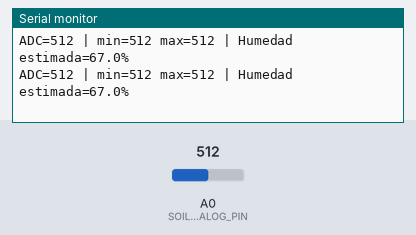
Bench run of a sketch on a simulated Arduino Uno, built with avr-gcc and run on an emulated ATmega328P. Shown: the last lines printed to the serial monitor. The inputs (shaded band) are chosen by the test bench; at power-on: A0 (SOIL_ANALOG_PIN) = 512.

Above: at 2.4 s.
2.5 s: A0 (SOIL_ANALOG_PIN) set to 716
At 3.06 s:
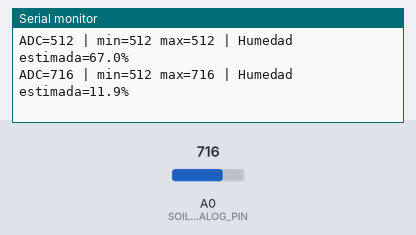
4.0 s: A0 (SOIL_ANALOG_PIN) set to 900
At 4.06 s:
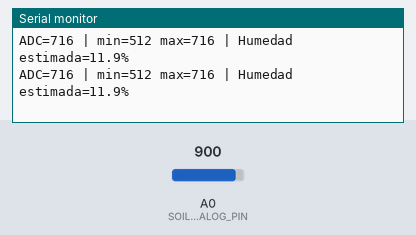
Timing chart, 0 to 7.0 s (numbered marks = the images above; inputs shaded):
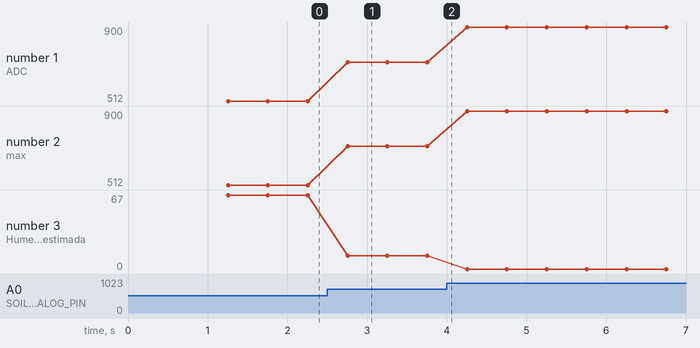

The sketch:

soil_calibration.ino
```cpp
#include <Arduino.h>

// Calibracion del sensor de humedad de suelo (Arduino UNO R4).
//
// Como usar:
//   1. Sube este sketch y abre el Monitor Serie a 115200 baudios.
//   2. Deja el sensor en AIRE (seco) y anota el valor estable -> AIR_VALUE.
//   3. Sumerge la punta en AGUA (humedo) y anota el valor estable -> WATER_VALUE.
//   4. Copia esos dos numeros a AIR_VALUE / WATER_VALUE en el sketch principal.
//
// El sketch promedia varias lecturas para reducir ruido y muestra el ADC crudo,
// el minimo y maximo vistos, y el % de humedad estimado con la calibracion actual.

const int SOIL_ANALOG_PIN = A0;

// Calibracion actual (ajusta tras tomar tus lecturas).
const int AIR_VALUE = 760;    // lectura tipica en aire (seco)
const int WATER_VALUE = 390;  // lectura tipica en agua (humedo)

const int SAMPLES = 16;             // lecturas promediadas por muestra
const unsigned long INTERVAL_MS = 500;

unsigned long lastSampleMs = 0;
int minRaw = 1023;
int maxRaw = 0;

int readSoilRaw() {
  long sum = 0;
  for (int i = 0; i < SAMPLES; i++) {
    sum += analogRead(SOIL_ANALOG_PIN);
    delay(3);
  }
  return (int)(sum / SAMPLES);
}

float rawToMoisturePct(int raw) {
  if (AIR_VALUE == WATER_VALUE) {
    return -1.0f;
  }
  float pct = (float)(AIR_VALUE - raw) * 100.0f / (float)(AIR_VALUE - WATER_VALUE);
  if (pct < 0.0f) pct = 0.0f;
  if (pct > 100.0f) pct = 100.0f;
  return pct;
}

void setup() {
  Serial.begin(115200);
  delay(1200);
  Serial.println("=== Calibracion sensor de humedad ===");
  Serial.println("AIRE = sensor seco | AGUA = punta sumergida");
  Serial.println("Anota el ADC estable en cada caso.");
  Serial.println();
}

void loop() {
  unsigned long now = millis();
  if (now - lastSampleMs < INTERVAL_MS) {
    return;
  }
  lastSampleMs = now;

  int raw = readSoilRaw();
  if (raw < minRaw) minRaw = raw;
  if (raw > maxRaw) maxRaw = raw;

  float pct = rawToMoisturePct(raw);

  Serial.print("ADC=");
  Serial.print(raw);
  Serial.print(" | min=");
  Serial.print(minRaw);
  Serial.print(" max=");
  Serial.print(maxRaw);
  Serial.print(" | Humedad estimada=");
  Serial.print(pct, 1);
  Serial.println("%");
}
```

Measured:
- after the input at 2.5 s, the serial monitor: prints a new line after 0.25 s (image 1)
- plotted number 1: 512 → 716 after the input at 2.5 s, 716 → 900 after the input at 4.0 s
- plotted number 2: 512 → 716 after the input at 2.5 s, 716 → 900 after the input at 4.0 s
- plotted number 3: 67 → 11.9 after the input at 2.5 s, 11.9 → 0 after the input at 4.0 s
